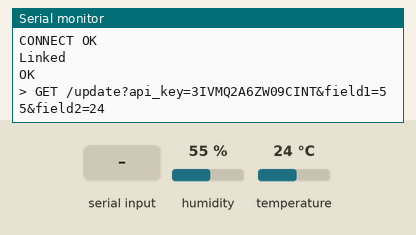
Simulated run of this sketch. Board: Arduino Uno, built with avr-gcc and run on an emulated ATmega328P. Parts: the last lines printed to the serial monitor. The test bench sets the inputs (shaded band); at power-on: humidity 55 %, temperature 24 °C. The modem accepts every AT command (registered, SIM ready, sends succeed) and sends nothing else.

Above: at 13.2 s.
13.3 s: humidity set to 22 %
At 14.1 s:
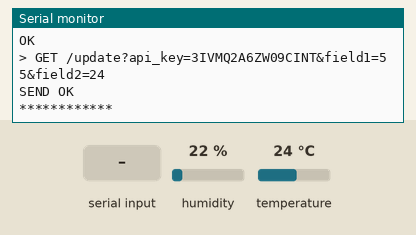
16.7 s: "1" received over the second serial link
At 17.4 s:
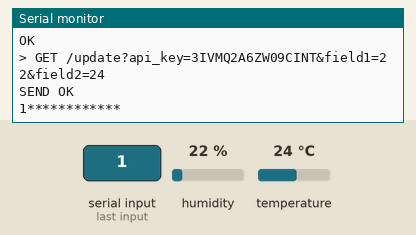
18.2 s: temperature set to 12 °C
At 19.45 s:
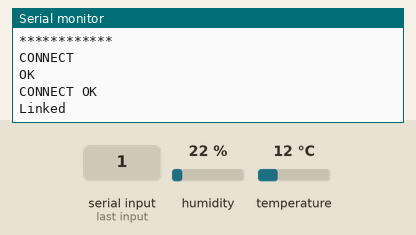
19.7 s: "0" received over the second serial link
At 20.1 s:
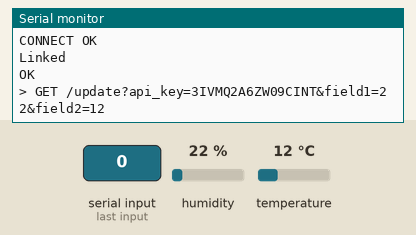
21.2 s: humidity set to 40 %
At 22.3 s:
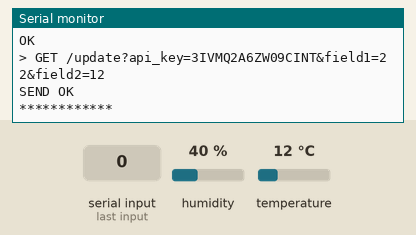
Timing chart, 0 to 23.7 s (numbered marks = the images above; inputs shaded):
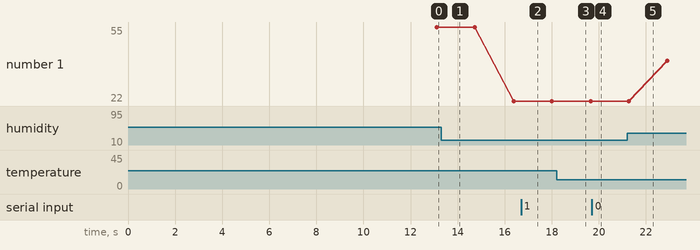

Measured:
- after the input at 16.7 s, the serial monitor: prints a new line after 0.24 s (image 2)
- plotted number 1: 55 → 22 after the input at 13.3 s, 22 → 40 after the input at 21.2 s

The sketch:

wsn_1.ino
```cpp
#include<SoftwareSerial.h>

SoftwareSerial esp(2,3);

#include "DHT.h"

#define DHTPIN 5
#define DHTTYPE DHT11
DHT dht(DHTPIN, DHTTYPE);

char   buffer[48];


void setup() {
  // put your setup code here, to run once:
  esp.begin(9600);
  Serial.begin(9600);
  dht.begin();

  delay(4000);

  esp.println("AT");
  delay(4000);
  while(esp.available())
    Serial.write(esp.read());

  /*
  esp.println("AT+CWMODE=1");
  delay(4000);
  while(esp.available())
    Serial.write(esp.read());

  esp.println("AT+CWJAP=\"123\",\"87654321\"");
  delay(10000);
  while(esp.available())
    Serial.write(esp.read());
    */

  esp.println("AT+CIPMUX=0");
  delay(4000);
  while(esp.available())
    Serial.write(esp.read());

   Serial.write("************");

}

void loop() {

  int h = dht.readHumidity();
  int t = dht.readTemperature();

  String cmd1="GET /update?api_key=3IVMQ2A6ZW09CINT&field1=";

  cmd1.concat(h);
  cmd1.concat("&field2=");
  cmd1.concat(t);


  esp.println("AT+CIPSTART=\"TCP\",\"184.106.153.149\",80");
  delay(500);

  while(esp.available())
    Serial.write(esp.read());

  esp.println("AT+CIPSEND=58");
  delay(500);

  while(esp.available())
    Serial.write(esp.read());

  esp.println(cmd1);
  Serial.println(cmd1);
  delay(500);

  while(esp.available())
    Serial.write(esp.read());


  Serial.write("************");

}
```
